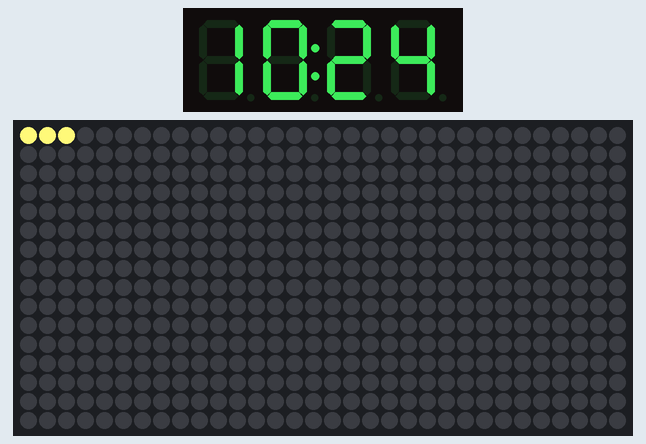
Recording of a program running on a simulated MicroPython board. Shown: 4-digit seven-segment display, 32×16 RGB LED matrix (first LED top left, wired row by row, every second row reversed). WiFi joins after 1.5 s; the clock reads 2024-03-15 10:24:30 at power-on unless the program sets it; library files of the repository ran but are not shown: neopixel_matrix.py; what the program prints to the serial console is not drawn. At 9.7 s the program stops and its outputs stay as they are.

Above: at 1.7 s.
At 2.4 s:
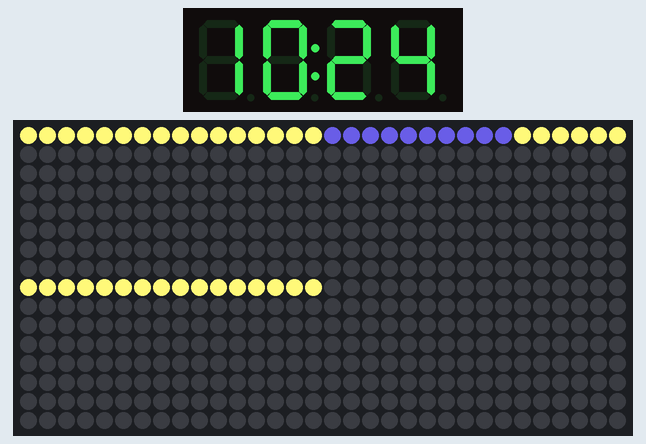
At 3.1 s:
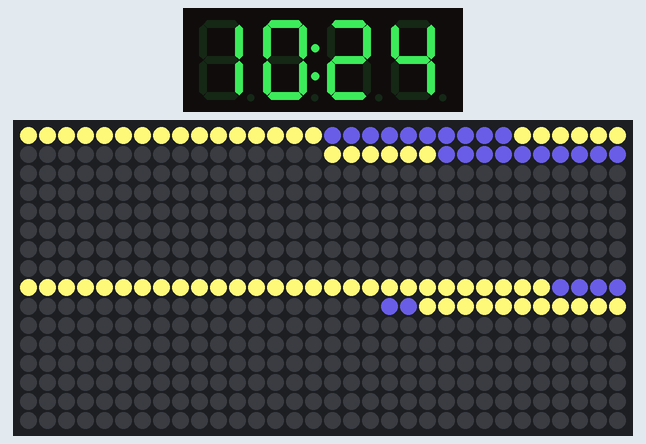
At 3.8 s:
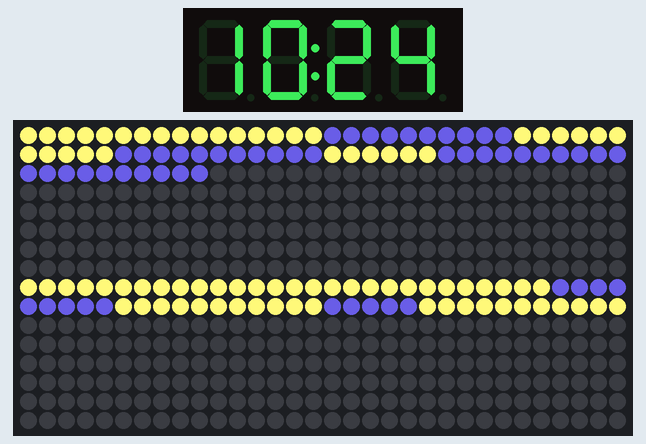
At 6.0 s:
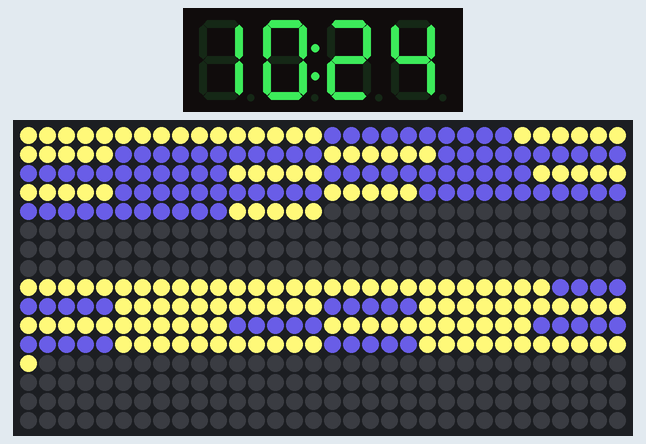
At 9.7 s:
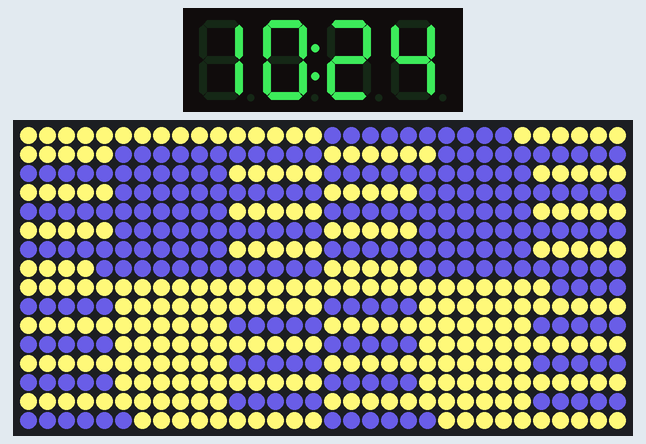

Measured:
- what the display in image 0 shows lasts 0.7 s, from 1.6 s to 2.3 s

The program:

main.py
```python
import machine
import neopixel
import time
import math
import ntptime
from wifi import connect_wifi
from neopixel_matrix import xy_to_index, xy_to_lonlat
from sun_math import sun_position, is_daytime
from tm1637 import TM1637

# MODE = "hardware"
MODE = "simulation"

if MODE == "hardware":
    from secrets.home_wifi import home_wifi
    SSID = home_wifi['ssid']
    PASSWORD = home_wifi['password']
    ZIGZAG = True
    FLIP_X = True
    FLIP_Y = True
else:
    SSID = 'Wokwi-GUEST'
    PASSWORD = ''
    ZIGZAG = False
    FLIP_X = False
    FLIP_Y = False


try:
    connect_wifi(SSID, PASSWORD)
except Exception as e:
    print("Unable to connect to internet!")
    print(e)

try:
    ntptime.settime()
except Exception as e:
    print("Unable to retrieve NTP time!")
    print(e)

WIDTH = 32
HEIGHT = 16
NUM_LEDS = WIDTH * HEIGHT
GPIO_DIN = 2

if MODE == "hardware":
    DAY   = (183, 177, 49)
    NIGHT = (9, 0, 106)
else:
    DAY =  	(255,249,121)
    NIGHT = (81,72,178)

# Get current UTC timestamp
utc_now = time.time()
print(time.gmtime(utc_now))
print(time.localtime(utc_now))

# Display time on TM1637 clock
tm = TM1637(clk=machine.Pin(4), dio=machine.Pin(5))
tm.numbers(time.gmtime(utc_now)[3], time.gmtime(utc_now)[4])

# Calculate sun position
delta, lambda_s = sun_position(utc_now)

np = neopixel.NeoPixel(machine.Pin(GPIO_DIN), NUM_LEDS)

for y in range(HEIGHT):
    for x in range(WIDTH):
        lon, lat = xy_to_lonlat(x, y, width=WIDTH, height=HEIGHT)
        index = xy_to_index(x, y, zigzag=ZIGZAG, flip_x=FLIP_X, flip_y=FLIP_Y, square_split_x=True)

        if is_daytime(lon, math.radians(lat), delta, lambda_s):
            np[index] = DAY
        else:
            np[index] = NIGHT

        np.write()
```

wifi.py
```python
import machine
import network

def connect_wifi(ssid: str, password: str) -> None:
    print(f"Connecting to {ssid}...")
    wlan = network.WLAN()
    wlan.active(True)
    if not wlan.isconnected():
        wlan.connect(ssid, password)
        while not wlan.isconnected():
            machine.idle()
    print('Network config: ', wlan.ifconfig())
```

sun_math.py
```python
import math
import time

def sun_position(utc_timestamp):
    """
    Calculates the solar declination and subsolar longitude for a given UTC timestamp.

    Returns:
        delta (float): Solar declination in radians
        subsolar_lon (float): Subsolar point longitude in degrees
    """
    tm = time.gmtime(utc_timestamp)
    # N = tm.tm_yday
    N = tm[7]
    # hour = tm.tm_hour + tm.tm_min / 60 + tm.tm_sec / 3600
    hour = tm[3] + tm[4] / 60 + tm[5] / 3600

    # Fractional year in radians
    gamma = 2 * math.pi / 365 * (N - 1 + hour / 24)

    # Equation of Time (in minutes)
    EoT = 229.18 * (
        0.000075
        + 0.001868 * math.cos(gamma)
        - 0.032077 * math.sin(gamma)
        - 0.014615 * math.cos(2 * gamma)
        - 0.040849 * math.sin(2 * gamma)
    )

    # Solar declination (in radians)
    delta = (
        0.006918
        - 0.399912 * math.cos(gamma)
        + 0.070257 * math.sin(gamma)
        - 0.006758 * math.cos(2 * gamma)
        + 0.000907 * math.sin(2 * gamma)
        - 0.002697 * math.cos(3 * gamma)
        + 0.00148 * math.sin(3 * gamma)
    )

    # Subsolar longitude (in degrees, range [-180, 180])
    subsolar_lon = (180 - (hour * 15 + EoT * 0.25)) % 360 - 180

    return delta, subsolar_lon

def is_daytime(lon, lat, delta, lambda_s):
    """
    Determine if the (lat, lon) point is in daylight.
    """
    H = math.radians(lon - lambda_s)
    cos_chi = math.sin(-lat) * math.sin(delta) + math.cos(-lat) * math.cos(delta) * math.cos(H)
    return cos_chi <= 0
```
